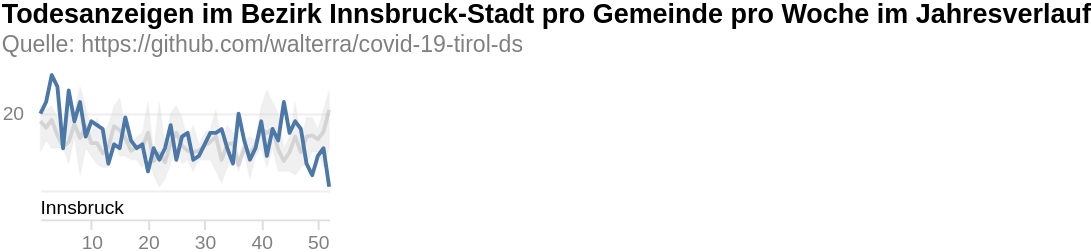

Describe this chart as a Vega-Lite specification.
### Vega-Lite specification from a JSON file in a GitHub repository (floating-point values rounded to 4 significant figures; data arrays with more than 128 entries replaced by an {"elided": "..."} marker saying what was removed)
{"$schema": "https://vega.github.io/schema/vega-lite/v5.json", "columns": 5, "config": {"axis": {"domainColor": "#ddd", "grid": true, "gridColor": "#eee", "labelBound": true, "labelColor": "gray", "tickColor": "#ddd"}, "title": {"anchor": "start", "color": "gray", "fontSize": 14, "fontWeight": "bold"}, "view": {"continuousHeight": 300, "continuousWidth": 400, "strokeWidth": 0}}, "data": {"name": "data-74176ce0595893ae5b87bae467f02d33"}, "datasets": {"data-74176ce0595893ae5b87bae467f02d33": {"elided": "208 records"}}, "facet": {"field": "municipaly", "header": {"labelAnchor": "start", "labelOrient": "bottom", "labelPadding": 0}, "title": null, "type": "nominal"}, "padding": 0, "spec": {"layer": [{"encoding": {"x": {"axis": {"grid": false}, "field": "week", "scale": {"domain": [1, 52], "nice": false, "zero": false}, "title": "", "type": "quantitative"}, "y": {"aggregate": "max", "field": "week_count", "title": "", "type": "quantitative"}, "y2": {"aggregate": "min", "field": "week_count", "title": ""}}, "height": 60, "mark": {"fill": "lightgray", "opacity": 0.35, "stroke": "lightgray", "strokeJoin": "round", "strokeOpacity": 0.35, "strokeWidth": 1, "type": "area"}, "transform": [{"filter": "datum.year!=2021 && datum.year!=2020 && datum.year!=2016"}, {"groupby": ["week", "year"], "joinaggregate": [{"as": "week_count", "field": "count", "op": "sum"}]}, {"as": "week_count_min", "calculate": "min(datum.week_count)"}, {"as": "week_count_max", "calculate": "max(datum.week_count)"}], "width": 150}, {"encoding": {"x": {"axis": {"grid": false}, "field": "week", "scale": {"domain": [1, 52], "nice": false, "zero": false}, "title": "", "type": "quantitative"}, "y": {"aggregate": "mean", "field": "week_count", "title": "", "type": "quantitative"}}, "height": 60, "mark": {"color": "gray", "opacity": 0.25, "strokeJoin": "round", "type": "line"}, "transform": [{"filter": "datum.year!=2021 && datum.year!=2020 && datum.year!=2016"}, {"groupby": ["week", "year"], "joinaggregate": [{"as": "week_count", "field": "count", "op": "sum"}]}], "width": 150}, {"encoding": {"x": {"axis": {"grid": false}, "field": "week", "scale": {"domain": [1, 52], "nice": false, "zero": false}, "title": "", "type": "quantitative"}, "y": {"axis": {"domainOpacity": 0, "ticks": false}, "field": "week_count", "title": "", "type": "quantitative"}}, "height": 60, "mark": {"strokeJoin": "round", "type": "line"}, "transform": [{"filter": "datum.year==2020 & datum.week<53"}, {"groupby": ["week", "year"], "joinaggregate": [{"as": "week_count", "field": "count", "op": "sum"}]}], "width": 150}, {"encoding": {"x": {"axis": {"grid": false}, "field": "week", "scale": {"domain": [1, 52], "nice": false, "zero": false}, "title": "", "type": "quantitative"}, "y": {"field": "week_count", "scale": {"zero": true}, "title": "", "type": "quantitative"}}, "height": 60, "mark": {"color": "red", "opacity": 0.4, "size": 60, "strokeWidth": 3, "type": "point"}, "transform": [{"filter": "datum.year==2020 & datum.week<53 & datum.outlier_score>=0.5"}, {"groupby": ["week", "year"], "joinaggregate": [{"as": "week_count", "field": "count", "op": "sum"}, {"as": "outlier_score_max", "field": "outlier_score", "op": "max"}]}], "width": 150}, {"encoding": {"tooltip": [{"field": "week", "title": "Kalenderwoche", "type": "ordinal"}, {"aggregate": "sum", "field": "count", "title": "Todesanzeigen", "type": "quantitative"}, {"field": "outlier_score", "format": ".2%", "title": "Outlier-Score", "type": "quantitative"}], "x": {"axis": {"grid": false}, "field": "week", "scale": {"domain": [1, 52], "nice": false, "zero": false}, "title": "", "type": "quantitative"}, "y": {"aggregate": "sum", "field": "count", "scale": {"zero": true}, "title": "", "type": "quantitative"}}, "height": 60, "mark": {"color": "gray", "opacity": 0, "size": 150, "type": "circle"}, "transform": [{"filter": "datum.year==2020 & datum.week<53"}], "width": 150}]}, "title": {"color": "black", "subtitle": ["Quelle: https://github.com/walterra/covid-19-tirol-ds"], "subtitleColor": "gray", "text": ["Todesanzeigen im Bezirk Innsbruck-Stadt pro Gemeinde pro Woche im Jahresverlauf"]}}
